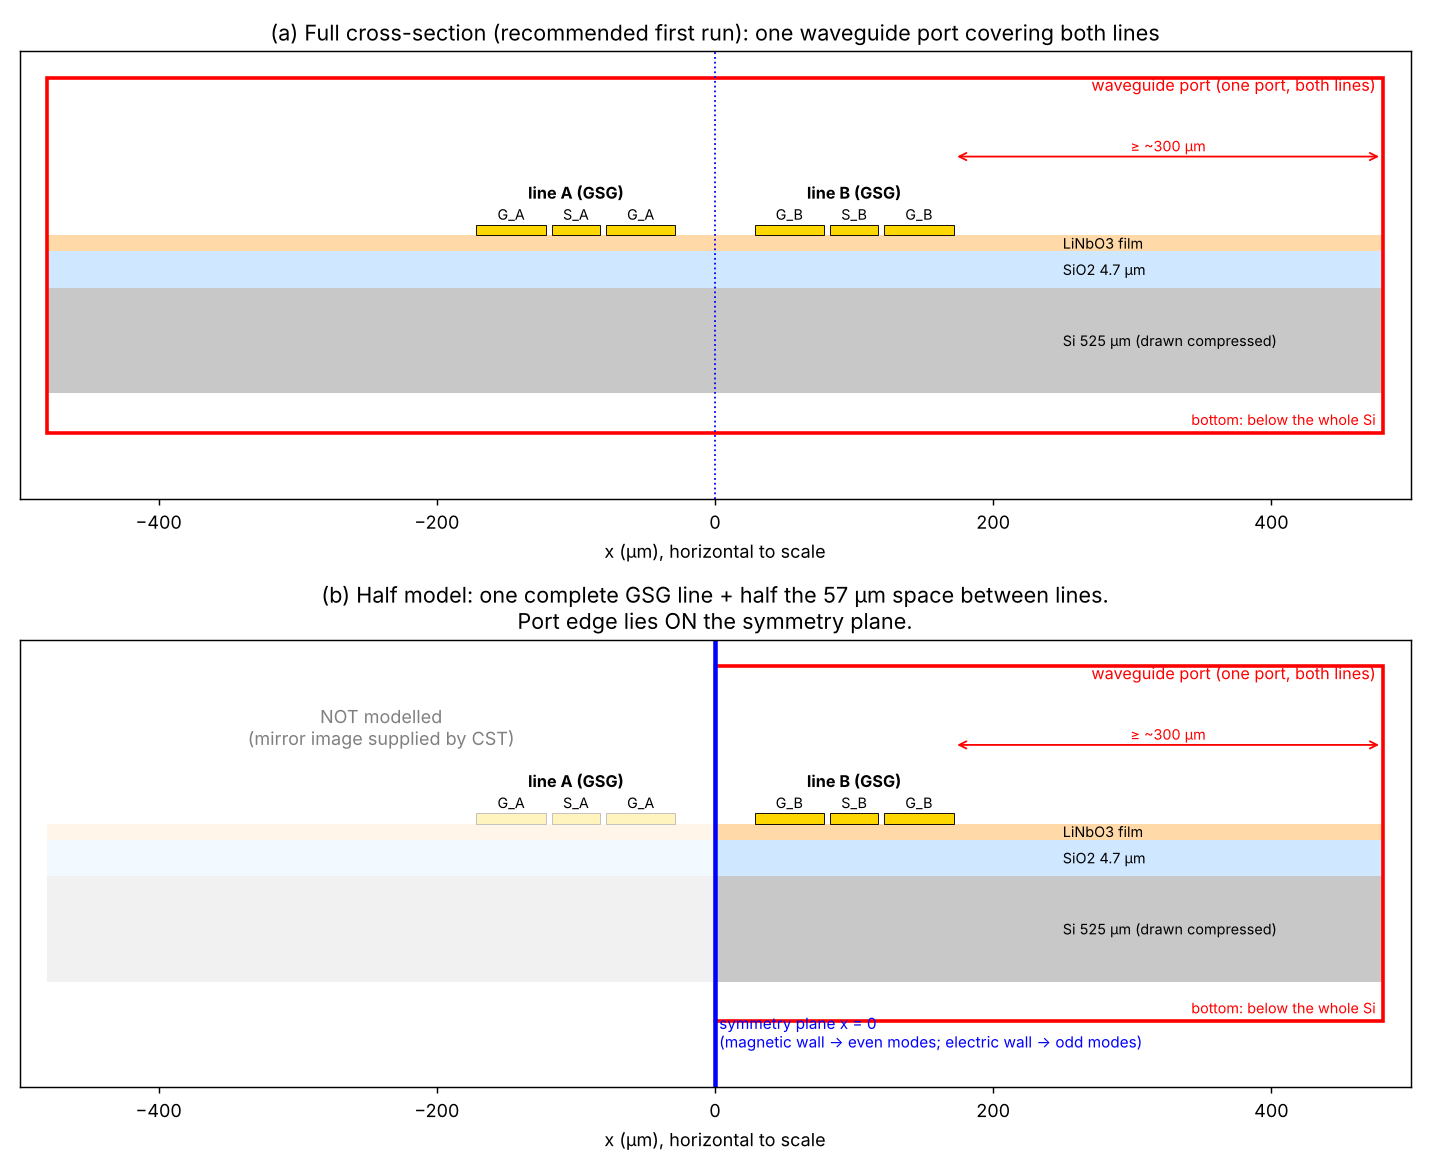

Recreate this plot in Python.
import matplotlib; matplotlib.use("Agg")
import matplotlib.pyplot as plt
from matplotlib.patches import Rectangle
# schematic, not to scale vertically
ws,g,wg,pitch=35,4.15,49.85,200
def line(cx): # returns list of (x0,w,label)
    return [(cx-ws/2-g-wg,wg,"G"),(cx-ws/2,ws,"S"),(cx+ws/2+g,wg,"G")]
fig,axs=plt.subplots(2,1,figsize=(11,9))
for k,ax in enumerate(axs):
    half = k==1
    xl = 0 if half else -480; xr=480
    # layers (y in schematic units)
    ax.add_patch(Rectangle((-480,-60),960,40,fc="#c8c8c8",ec="none"))  # Si (compressed)
    ax.text(250,-42,"Si 525 µm (drawn compressed)",fontsize=8)
    ax.add_patch(Rectangle((-480,-20),960,14,fc="#cfe8ff",ec="none")); ax.text(250,-15,"SiO2 4.7 µm",fontsize=8)
    ax.add_patch(Rectangle((-480,-6),960,6,fc="#ffd9a8",ec="none")); ax.text(250,-5,"LiNbO3 film",fontsize=8)
    names={-pitch/2:"A",pitch/2:"B"}
    for cx in (-pitch/2,pitch/2):
        for x0,w,lab in line(cx):
            ax.add_patch(Rectangle((x0,0),w,4,fc="gold",ec="k",lw=.5))
            ax.text(x0+w/2,6,lab+"_"+names[cx],ha="center",fontsize=8)
    ax.text(-pitch/2,14,"line A (GSG)",ha="center",fontsize=9,weight="bold")
    ax.text(pitch/2,14,"line B (GSG)",ha="center",fontsize=9,weight="bold")
    # port frame
    ax.add_patch(Rectangle((xl,-75),xr-xl,135,fill=False,ec="red",lw=2,ls="-"))
    ax.text(xr-5,55,"waveguide port (one port, both lines)",color="red",ha="right",fontsize=9)
    ax.text(xr-5,-72,"bottom: below the whole Si",color="red",ha="right",fontsize=8)
    ax.annotate("",xy=(xr,30),xytext=(pitch/2+71.5,30),arrowprops=dict(arrowstyle="<->",color="red"))
    ax.text((xr+pitch/2+71.5)/2,32,"≥ ~300 µm",color="red",ha="center",fontsize=8)
    if half:
        ax.add_patch(Rectangle((-480,-80),480,145,fc="white",alpha=.75,ec="none"))
        ax.axvline(0,color="blue",lw=2.5)
        ax.text(-240,30,"NOT modelled\n(mirror image supplied by CST)",ha="center",color="gray",fontsize=10)
        ax.text(3,-95+10,"symmetry plane x = 0\n(magnetic wall → even modes; electric wall → odd modes)",color="blue",fontsize=8.5)
        ax.set_title("(b) Half model: one complete GSG line + half the 57 µm space between lines.\nPort edge lies ON the symmetry plane.")
    else:
        ax.axvline(0,color="blue",lw=1,ls=":")
        ax.set_title("(a) Full cross-section (recommended first run): one waveguide port covering both lines")
    ax.set_xlim(-500,500); ax.set_ylim(-100,70); ax.set_yticks([]); ax.set_xlabel("x (µm), horizontal to scale")
fig.tight_layout(); fig.savefig("/home/user/claude/docs/cst/xtalk/waveguide_port_xs.png",dpi=130)
